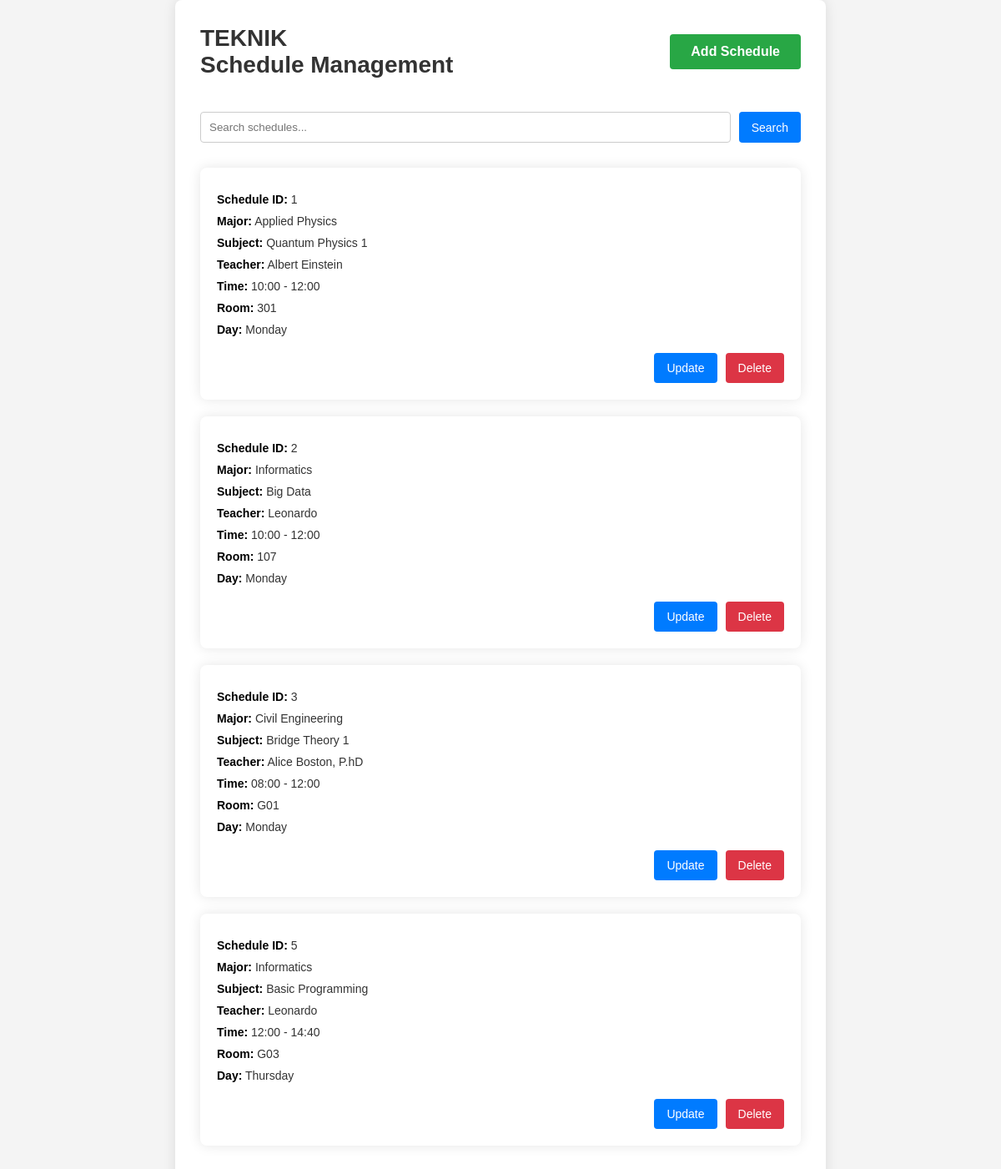
Before: / with the older database file.
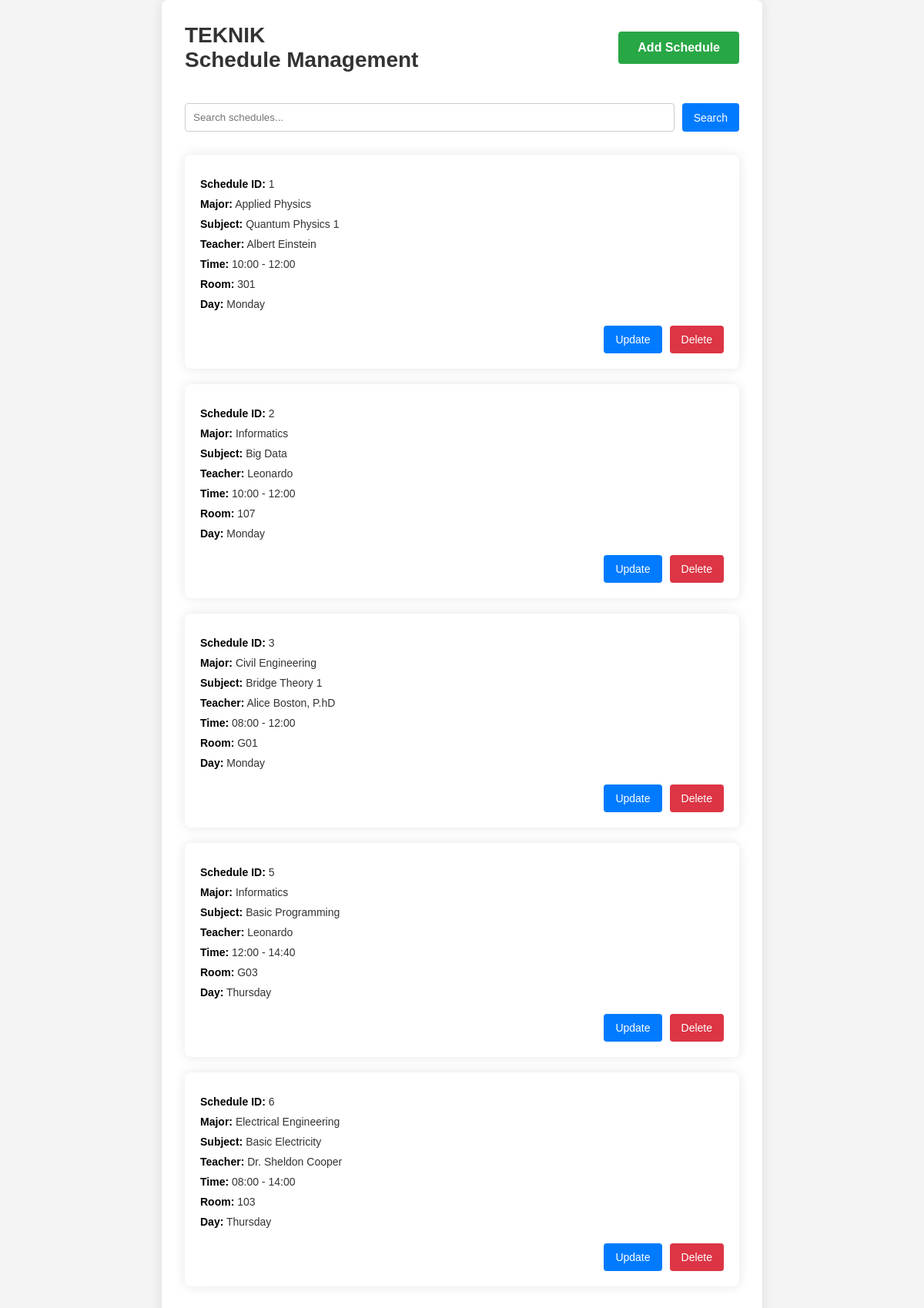
After: the same page with the newer database file.
### schedule/models.py (models this page shows)
class Major(models.Model):
    name = models.CharField(max_length=255)
    def __str__(self):
        return self.name

class Subject(models.Model):
    major = models.ForeignKey(Major, on_delete=models.CASCADE, default=1)
    name = models.CharField(max_length=255)
    def __str__(self):
        return self.name

class Teacher(models.Model):
    major = models.ForeignKey(Major, on_delete=models.CASCADE, default=1)
    name = models.CharField(max_length=255)
    def __str__(self):
        return self.name

class Schedule(models.Model):
    ROOM_CHOICES = [
    ('G01', 'G01'), ('G02', 'G02'), ('G03', 'G03'), ('G04', 'G04'), ('G05', 'G05'),
    ('G06', 'G06'), ('G07', 'G07'), ('G08', 'G08'), ('G09', 'G09'), ('G10', 'G10'),
    ('101', '101'), ('102', '102'), ('103', '103'), ('104', '104'), ('105', '105'),
    ('106', '106'), ('107', '107'), ('108', '108'), ('109', '109'), ('110', '110'),
    ('201', '201'), ('202', '202'), ('203', '203'), ('204', '204'), ('205', '205'),
    ('206', '206'), ('207', '207'), ('208', '208'), ('209', '209'), ('210', '210'),
    ('301', '301'), ('302', '302'), ('303', '303'), ('304', '304'), ('305', '305'),
    ('306', '306'), ('307', '307'), ('308', '308'), ('309', '309'), ('310', '310'),
    ]
    DAY_CHOICES = [
        ('Monday', 'Monday'),
        ('Tuesday', 'Tuesday'),
        ('Wednesday', 'Wednesday'),
        ('Thursday', 'Thursday'),
        ('Friday', 'Friday'),
    ]
    major = models.ForeignKey(Major, on_delete=models.CASCADE, default=1)
    subject = models.ForeignKey(Subject, on_delete=models.CASCADE, default=1)
    teacher = models.ForeignKey(Teacher, on_delete=models.CASCADE, default=1)
    room = models.CharField(max_length=10, choices=ROOM_CHOICES)
    time_begins = models.CharField(max_length=5)
    time_ends = models.CharField(max_length=5)
    day = models.CharField(max_length=10, choices=DAY_CHOICES)

### schedule/views.py (the view)
def dashboard(request):
    query = request.GET.get('query', '')
    flag = 0
    if query:
        schedules = Schedule.objects.filter(
            major__name__icontains=query
        ) | Schedule.objects.filter(
            subject__name__icontains=query
        ) | Schedule.objects.filter(
            teacher__name__icontains=query
        ) | Schedule.objects.filter(
            day__icontains=query
        )
        flag = 1
    else:
        majors = Major.objects.all()
        subjects = Subject.objects.all()
        schedules = Schedule.objects.all()
        teachers = Teacher.objects.all()
        major_dict = {}
        for major in majors:
            major_dict[major.id] = major
        subject_dict = {}
        for subject in subjects:
            subject_dict[subject.id] = subject
        teacher_dict = {}
        for teacher in teachers:
            teacher_dict[teacher.id] = teacher
        schedule_list = []
        for schedule in schedules:
            schedule_list.append(
                {
                    'id': schedule.id,
                    'major': major_dict[schedule.major_id],
                    'subject': subject_dict[schedule.subject_id],
                    'teacher': teacher_dict[schedule.teacher_id],
                    'time_begins': schedule.time_begins,
                    'time_ends': schedule.time_ends,
                    'room': schedule.room,
                    'day': schedule.day
                }
            )
        schedules = schedule_list
    context = {
        'schedules': schedules,
        'query': query,
        'flag': flag
    }
    return render(
        request=request,
        template_name='dashboard.html',
        context=context
    )

### schedule/templates/dashboard.html (shortened to what this page needs)
{% load static %}
<!DOCTYPE html>
<html lang="en">
<head>
    <link rel="stylesheet" href="{% static 'css/dashboard.css' %}">
</head>
<body>
    <div class="main-content">
        <div class="header-section">
            <h1>TEKNIK<br>Schedule Management</h1>
            <a href="/createSchedule" class="add-schedule-button">Add Schedule</a>
        </div>
        <form method="GET" action="">
            <input type="text" name="query" placeholder="Search schedules..." value="{{ query }}">
            <button type="submit">Search</button>
        </form>
        {% if schedules %}
            {% for schedule in schedules %}
            <div class="schedule-card">
                <p><strong>Schedule ID:</strong> {{ schedule.id }}</p>
                <p><strong>Major:</strong> {{ schedule.major }}</p>
                <p><strong>Subject:</strong> {{ schedule.subject }}</p>
                <p><strong>Teacher:</strong> {{ schedule.teacher }}</p>
                <p><strong>Time:</strong> {{ schedule.time_begins }} - {{ schedule.time_ends }}</p>
                <p><strong>Room:</strong> {{ schedule.room }}</p>
                <p><strong>Day:</strong> {{ schedule.day }}</p>
                <div class="button-group">
                    <a href="/update/{{ schedule.id }}" class="update-button">Update</a>
                    <a href="/delete/{{ schedule.id }}" class="delete-button">Delete</a>
                </div>
            </div>
            {% endfor %}
        {% else %}
            <p>No schedules available.</p>
        {% endif %}
    </div>
</body>
</html>

### schedule/static/css/dashboard.css (style rules this page uses)
body { font-family: Arial, sans-serif; background-color: #f4f4f4; margin: 0; padding: 0; display: flex; justify-content: center; }
.main-content { width: 60%; background-color: #fff; padding: 30px; border-radius: 8px; box-shadow: 0 0 15px rgba(0, 0, 0, 0.1); }
.header-section { display: flex; justify-content: space-between; align-items: center; margin-bottom: 40px; }
.header-section h1 { margin: 0; font-size: 28px; color: #333; }
.header-section .add-schedule-button { display: inline-block; background-color: #28a745; padding: 12px 25px; border-radius: 4px; text-decoration: none; color: #fff; font-size: 16px; font-weight: bold; border: none; cursor: pointer; transition: background-color 0.3s; }
form { display: flex; gap: 10px; margin-bottom: 30px; }
form input[type="text"] { flex-grow: 1; padding: 10px; border: 1px solid #ccc; border-radius: 4px; box-sizing: border-box; }
form button { background-color: #007bff; color: #fff; padding: 10px 15px; border: none; border-radius: 4px; cursor: pointer; font-size: 14px; }
.schedule-card { background-color: #fff; border-radius: 8px; box-shadow: 0 0 15px rgba(0, 0, 0, 0.1); padding: 20px; margin-bottom: 20px; }
.schedule-card p { margin: 10px 0; font-size: 14px; color: #333; }
.schedule-card p strong { font-weight: bold; color: #000; }
.button-group { display: flex; justify-content: flex-end; gap: 10px; margin-top: 20px; }
.button-group .update-button { background-color: #007bff; color: #fff; padding: 10px 15px; border: none; border-radius: 4px; cursor: pointer; font-size: 14px; text-decoration: none; }
.button-group .delete-button { background-color: #dc3545; color: #fff; padding: 10px 15px; border: none; border-radius: 4px; cursor: pointer; font-size: 14px; text-decoration: none; }

Changed rows visible on the page:
added Major: id "6", major "Electrical Engineering", subject "Basic Electricity", teacher "Dr. Sheldon Cooper", time_begins "08:00", time_ends "14:00", room "103", day "Thursday"
